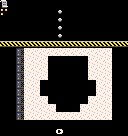

Rendered tile map (Tiled .tmx) drawn with the repository's tilesets; below, a short description and the full map source, tile grids included:
An orthogonal 16x17 tile map with 8x8 px tiles, 1 tile layer (Tile Layer 1), 3 tilesets.

<map version="1.4" tiledversion="1.4.3" orientation="orthogonal" renderorder="right-down" width="16" height="17" tilewidth="8" tileheight="8" infinite="0" nextlayerid="2" nextobjectid="1">
 <tileset firstgid="1" source="democart.tsx" />
 <tileset firstgid="257" source="tbj2_startcart2spr.tsx" />
 <tileset firstgid="513" source="pico8_symbols.tsx" />
 <layer id="1" name="Tile Layer 1" width="16" height="17">
  <data encoding="csv">
50,0,0,0,0,0,0,0,0,0,0,0,0,0,0,0,
156,0,0,0,0,0,0,186,0,0,0,0,0,0,0,0,
0,0,0,0,0,0,0,186,0,0,0,0,0,0,0,0,
0,0,0,0,0,0,0,186,0,0,0,0,0,0,0,0,
0,0,0,0,0,0,0,186,0,0,0,0,0,0,0,0,
2684354649,2684354649,2684354649,2684354649,2684354649,2684354649,2684354649,2684354649,2684354649,2684354649,2684354649,2684354649,2684354649,2684354649,2684354649,2684354649,
0,0,92,14,14,14,14,14,14,14,14,14,14,14,0,0,
0,0,92,14,14,14,332,332,332,332,332,14,14,14,0,0,
0,0,92,14,14,14,332,332,332,332,332,14,14,14,0,0,
0,0,92,14,14,14,332,332,332,332,332,14,14,14,0,0,
0,0,92,14,14,332,332,332,332,332,332,332,14,14,0,0,
0,0,92,14,14,332,332,332,332,332,332,332,14,14,0,0,
0,0,92,14,14,14,332,332,332,332,332,14,14,14,0,0,
0,0,92,14,14,14,14,332,332,332,14,14,14,14,0,0,
0,0,92,14,14,14,14,14,14,14,14,14,14,14,0,0,
0,0,0,0,0,0,0,0,0,0,0,0,0,0,0,0,
0,0,0,0,0,0,0,530,0,0,0,0,0,0,0,0
</data>
 </layer>
</map>
